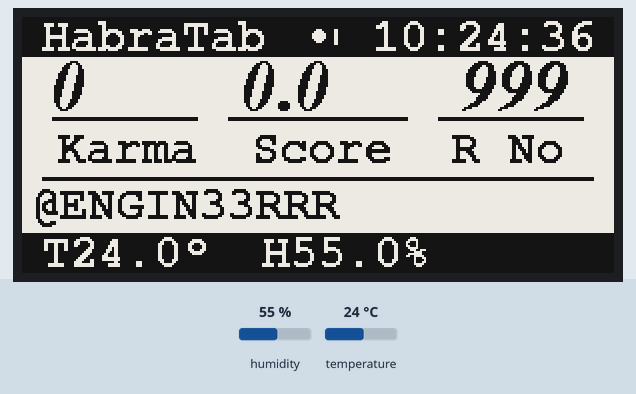
The sketch below on a simulated ESP32. Parts: 296×128 one-colour display. The inputs (shaded band) are chosen by the test bench; at power-on: humidity 55 %, temperature 24 °C. WiFi joins after 1.5 s; servers stay silent unless stated; the local clock reads 2024-03-15 10:24:30 at power-on unless the sketch sets it; what the sketch prints to the serial monitor is not drawn.

Above: at 6.6 s.
6.7 s: humidity set to 22 %
At 10.1 s:
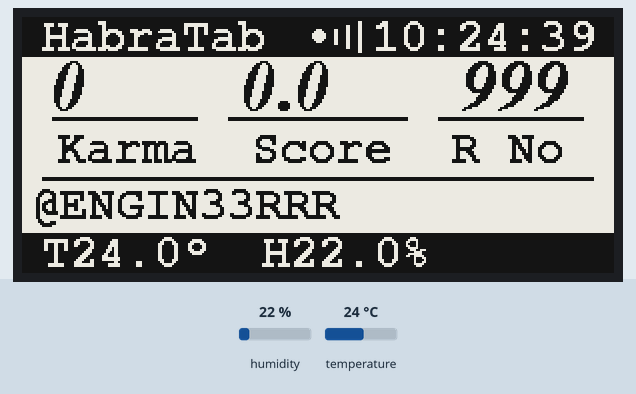
11.1 s: temperature set to 12 °C
At 14.4 s:
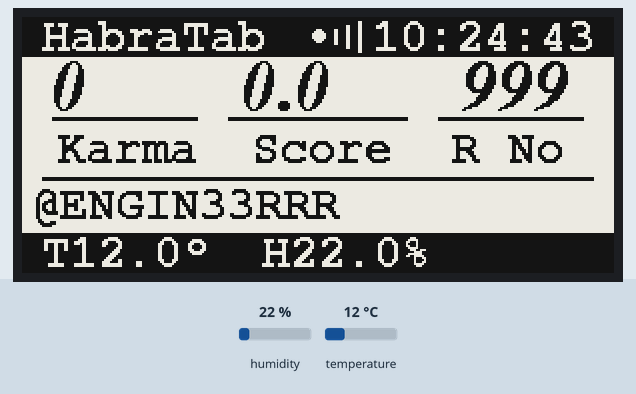
15.3 s: humidity set to 40 %
At 18.4 s:
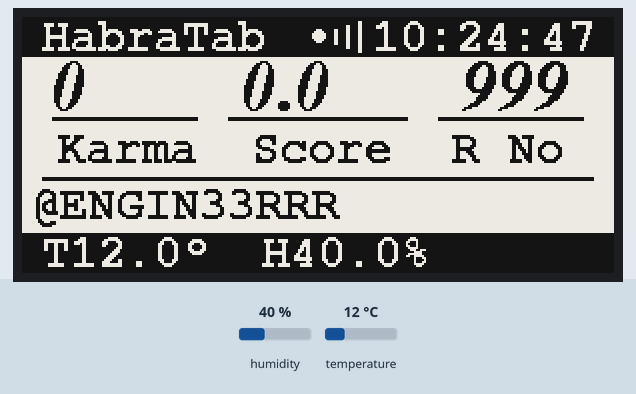
20.1 s: temperature set to 19 °C
At 22.6 s:
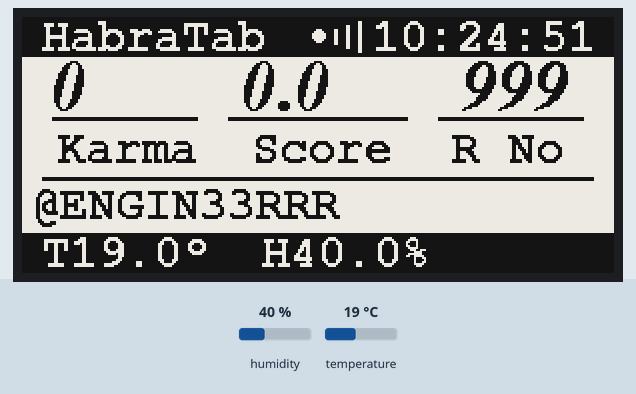
Timing chart, 0 to 24.1 s (numbered marks = the images above; inputs shaded):
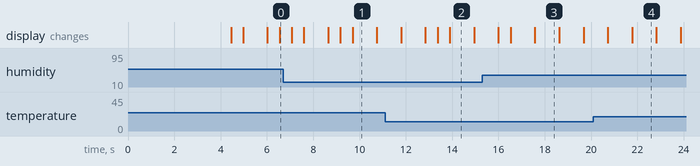

The sketch:

HabraT.ino
```cpp
String USER = "ENGIN33RRR";  //Имя пользователя
const char ssid[] = "Eng";   //SSID
const char password[] = "123456789h";  //Пароль от WiFi

const char* ntpServer1 = "pool.ntp.org";  //Первый сервер времени
const char* ntpServer2 = "time.nist.gov"; //Второй сервер времени
const long gmtOffset_sec = 21600;         //Часовой пояс в секундах


String SURL = "https://habr.com/ru/users/"; //Начало адреса до страницы пользователя


//LОбъявляем Дисплей
#include <GxEPD2_BW.h>
#define USE_VSPI_FOR_EPD
#define GxEPD2_DISPLAY_CLASS GxEPD2_BW
#define MAX_DISPLAY_BUFFER_SIZE 65536ul
#define GxEPD2_DRIVER_CLASS GxEPD2_290_T94_V2
#define MAX_HEIGHT(EPD) (EPD::HEIGHT <= MAX_DISPLAY_BUFFER_SIZE / (EPD::WIDTH / 8) ? EPD::HEIGHT : MAX_DISPLAY_BUFFER_SIZE / (EPD::WIDTH / 8))
GxEPD2_DISPLAY_CLASS<GxEPD2_DRIVER_CLASS, MAX_HEIGHT(GxEPD2_DRIVER_CLASS)> display(GxEPD2_DRIVER_CLASS(/*CS=*/5, /*DC=*/17, /*RST=*/16, /*BUSY=*/4));


//Шрифты
#include <Fonts/FreeMonoBold9pt7b.h>
#include <Fonts/FreeMonoBold12pt7b.h>
#include <Fonts/FreeMonoBold18pt7b.h>
#include <Fonts/FreeMonoBold24pt7b.h>
#include <Fonts/FreeSerifBoldItalic18pt7b.h>


//Библиотеки Wifi, HTTP и времени
#include <WiFi.h>
#include <WiFiClient.h>
#include <WiFiClientSecure.h>
WiFiClientSecure client;

#include <HTTPClient.h>
HTTPClient http;


#include "time.h"
#include "sntp.h"


//Библиотека для датчика темпреатуры/влажности
#include <Adafruit_Sensor.h>
#include <DHT.h>

#define DHTPIN 27
#define DHTTYPE DHT22
DHT dht(DHTPIN, DHTTYPE);


//Переменные для хранения данных и фиксации изменений
String KARMA = "000";
String RATING = "000.0";
String RatingPos = "999";

String KARMA1;
String RATING1;
String RatingPos1;

float Temp;
float Hum;

float HumR;
float TempR;


char TimeDisp[9];

byte count;
bool flag;

long ms;
long ms1;
bool blink;
bool noWiFi;
byte WS;


void setup() {

  xTaskCreatePinnedToCore(
    Graph,   //Функция потока
    "Task2", //Название потока
    16000,   //Стек потока
    NULL,    //Параметры потока
    1,       //Приоритет потока
    NULL,  //Идентифкатор потока
    0);      //Ядро для выполнения потока


  delay(500);

  xTaskCreatePinnedToCore(
    FileUpdate, //Функция потока
    "Task1",    //Название потока
    10000,      //Стек потока
    NULL,       //Параметры потока
    2,          //Приоритет потока
    NULL,     //Идентифкатор потока
    1);         //Ядро для выполнения потока

  delay(500);
}


void FileUpdate(void* pvParameters) {
 Serial.begin(115200);             //Инициализация UART
  //http.setReuse(true);
  http.setTimeout(3000);
 http.setReuse(true);

 Connect();  //Подключаемся к WiFi

  client.setInsecure(); //Игнорируем сертификаты HTTPS

  for (;;) //Цикл потока
  {

    if (WiFi.status() == WL_CONNECTED) {  //Если есть подключение

      if (WiFi.RSSI() > -60) {    //переводим уровень сигнала для значка
        WS = 2;
      } else if (WiFi.RSSI() > -70) {
        WS = 1;
      } else {
        WS = 0;
      }
      noWiFi = 0;

      findVAR();  //Функция поиска значений
    } else {
      Reconnect();   //Переподключить Wifi
      noWiFi = 1;
    }


    if (!KARMA1.equals(KARMA) || !RATING1.equals(RATING) || !RatingPos1.equals(RatingPos)) {  //Детектируем изменения в переменных
      KARMA1 = KARMA;
      RATING1 = RATING;
      RatingPos1 = RatingPos;
      flag = 1;             //И поднимаем флаг
    }

    vTaskDelay(20000);    //Пауза 20 секунд
  }
}


void Graph(void* pvParameters) {     //Поток отрисовки на дисплей

  configTime(gmtOffset_sec, 0, ntpServer1, ntpServer2); //Инициализируем службу времени
  dht.begin();       //Инициализируем датчик температуры
  display.init();    //Инициализируем дисплей
  display.setRotation(3);
  display.clearScreen(); //Очистка экрана
  display.setTextColor(GxEPD_BLACK);
  display.fillScreen(GxEPD_WHITE);
  Static(); // Отрисовка статического изображения
  display.display(false);  //Полный вывод на дисплей


  for (;;) {   //Цикл потока отрисовки на дисплей

    updLocalTime(); //Обновляем время в переменной

    if (millis() > ms + 1000) {  //Обновляем показания датчика раз в секунду

      ms = millis();
      HumR = dht.readHumidity();
      TempR = dht.readTemperature();
    }

    if (!isnan(HumR) || !isnan(TempR)) { //Если значения не NAN, копируем в перменные
      Hum = HumR;
      Temp = TempR;
    }

if (millis() > ms1 + 1000) {  //Моргалка для потери WiFi
  ms1=millis();
      blink = !blink;
    }


   Dynamic(); // Функция отрисовки меняющихся данных

  }
}


void loop() { //Не используется
}
```

FindVAR.ino
```cpp
void findVAR() {
  if ((WiFi.status() == WL_CONNECTED)) {  //Если есть подключение к Wifi
    http.begin(client, SURL + USER + "/");  //Открываем HTTP соединение
delay(10);
    int httpCode = http.GET(); //Производим GET запрос
    delay(10);
Serial.print("httpCode");
    Serial.println(httpCode);
    if (httpCode==200) {   //Если ответ 200

        WiFiClient* stream = http.getStreamPtr();  //Пребразуем данные в поток Stream

        if (stream->available()) { //Если поток доступен

          //----------------карма
          stream->find(R"rawliteral(karma__votes_positive">)rawliteral");   //Ищем якорь
          for (int i = 0; i < 5; i++) {       //Отступ от якоря
            stream->read();
          }

          for (byte i = 0; i < 5; i++) {     //Читаем нужное количество символов
            KARMA[i] = stream->read();
          }

          //----------------рейтинг

          stream->find(R"rawliteral(tm-rating__counter">)rawliteral");

          for (byte i = 0; i < 7; i++) {
            RATING[i] = stream->read();
          }

          //----------------позиция

          stream->find("В рейтинге");
          for (int i = 0; i < 118; i++) {
            stream->read();
          }

          for (byte i = 0; i < 4; i++) {
            RatingPos[i] = stream->read();
          }


          Serial.println(KARMA);
          Serial.println(RATING);
          Serial.println(RatingPos);
          Serial.println("END");
        }
        delay(10);


        Serial.println();
        Serial.print("[HTTP] connection closed or file end.\n");

    } else {
      Serial.printf("[HTTP] GET... failed, error: %s\n", http.errorToString(httpCode).c_str());
    }

    http.end();
    delay(10);
  }
}
```

Print.ino
```cpp
void Static() {

  display.setFont(&FreeMonoBold12pt7b);
  display.fillRect(0, 0, 296, 20, GxEPD_BLACK);
  display.setTextColor(GxEPD_WHITE);
  display.setCursor(10, 16);
  display.print("HabraTab");
 display.fillRect(10, 80, 276, 2, GxEPD_BLACK);
display.fillRect(15, 50, 73, 2, GxEPD_BLACK);
display.fillRect(103, 50, 90, 2, GxEPD_BLACK);
display.fillRect(208, 50, 73, 2, GxEPD_BLACK);
  display.setTextColor(GxEPD_BLACK);
  display.setCursor(18, 72);
  display.print("Karma");
  display.setCursor(115, 72);
  display.print("Score");
  display.setCursor(215, 72);
 display.print("R No");
 display.setFont(&FreeSerifBoldItalic18pt7b);
 display.fillRect(15, 22, 100, 26, GxEPD_WHITE);
  display.setCursor(15, 45);
  display.print(KARMA.toInt());
  display.fillRect(110, 22, 100, 26, GxEPD_WHITE);
  display.setCursor(110, 45);
  display.print(RATING.toFloat(), 1);
  display.fillRect(220, 22, 85, 26, GxEPD_WHITE);
  display.setCursor(220, 45);
  display.print(RatingPos.toInt());
display.setFont(&FreeMonoBold12pt7b);
  display.setCursor(5, 100);
  display.print("@");
  display.print(USER);
  display.setTextColor(GxEPD_BLACK);
display.fillRect(0, 108, 296, 20, GxEPD_BLACK);

}


void Dynamic() {


 display.setFont(&FreeMonoBold12pt7b);
    display.fillRect(145, 0, 150, 20, GxEPD_BLACK);


    if (!noWiFi || blink) {
      display.fillCircle(148, 9, 3, GxEPD_WHITE);
      display.fillRect(156, 6, 2, 8, GxEPD_WHITE);

      if (WS == 1) {

        display.fillRect(162, 4, 2, 12, GxEPD_WHITE);
      }
      if (WS == 2) {
        display.fillRect(162, 4, 2, 12, GxEPD_WHITE);
        display.fillRect(168, 2, 2, 16, GxEPD_WHITE);
      }
    }
    display.setTextColor(GxEPD_WHITE);
    display.setCursor(175, 16);
    display.print(TimeDisp);
    vTaskDelay(1);


    if (flag) {

      display.setFont(&FreeSerifBoldItalic18pt7b);
      display.setTextColor(GxEPD_BLACK);
      display.fillRect(15, 22, 95, 26, GxEPD_WHITE);
      display.setCursor(15, 45);
      display.print(KARMA.toInt());
      display.fillRect(110, 22, 95, 26, GxEPD_WHITE);
      display.setCursor(110, 45);
      display.print(RATING.toFloat(), 1);
      display.fillRect(220, 22, 76, 26, GxEPD_WHITE);
      display.setCursor(220, 45);
      display.print(RatingPos.toInt());
      flag = 0;
    }

    display.setFont(&FreeMonoBold12pt7b);
    display.fillRect(0, 108, 200, 20, GxEPD_BLACK);
    display.setTextColor(GxEPD_WHITE);
    display.setCursor(10, 124);
    vTaskDelay(1);
    display.print("T");

      display.print(Temp, 1);

    display.setFont(&FreeMonoBold9pt7b);
    display.setCursor(82, 118);
    display.print("o");
    display.setFont(&FreeMonoBold12pt7b);
    display.setCursor(120, 124);
    display.print("H");

      display.print(Hum, 1);
      display.print("%");

    vTaskDelay(10);
    display.display(true);
    vTaskDelay(10);


}
```

Time.ino
```cpp
void setTime (){

  sntp_set_time_sync_notification_cb(timeavailable);

 configTime(gmtOffset_sec, 0, ntpServer1, ntpServer2);

}


void updLocalTime()
{
  struct tm timeinfo;
getLocalTime(&timeinfo);
strftime(TimeDisp,9, "%H:%M:%S", &timeinfo);
}

// Callback function (get's called when time adjusts via NTP)
void timeavailable(struct timeval *t)
{
 // Serial.println("Got time adjustment from NTP!");
//  printLocalTime();
}
```

connect.ino
```cpp
void Connect(void) {


 WiFi.mode(WIFI_STA);
 delay(10);
  WiFi.begin(ssid, password);
delay(10);
  while (WiFi.status() != WL_CONNECTED && count < 15) {
    count++;
    delay(500);
  }

  delay(10);

}


void Reconnect(void) {

KARMA = "000";
RATING = "000.0";
RatingPos = "999";

  WiFi.disconnect();
  vTaskDelay(1000);
  WiFi.begin(ssid, password);
  count = 0;
  while (WiFi.status() != WL_CONNECTED && count < 15 ) {
    count++;
    delay(500);

  }


}
```

Measured:
- what the display in image 1 shows lasts 1.0 s, from 9.7 s to 10.7 s
